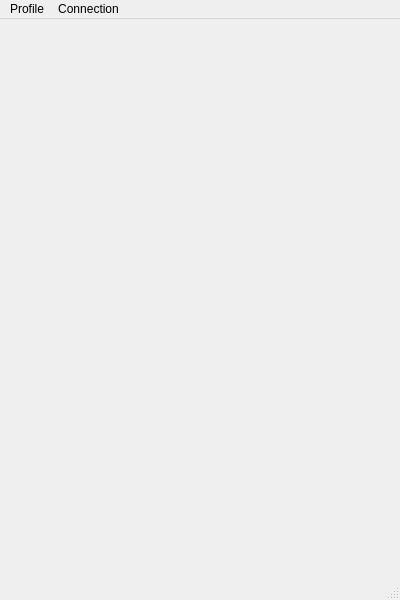
<?xml version="1.0" encoding="UTF-8"?>
<ui version="4.0">
 <class>MainWindow</class>
 <widget class="QMainWindow" name="MainWindow">
  <property name="geometry">
   <rect>
    <x>0</x>
    <y>0</y>
    <width>400</width>
    <height>600</height>
   </rect>
  </property>
  <property name="windowTitle">
   <string>MainWindow</string>
  </property>
  <widget class="QWidget" name="centralWidget"/>
  <widget class="QStatusBar" name="statusBar"/>
  <widget class="QMenuBar" name="menuBar">
   <property name="geometry">
    <rect>
     <x>0</x>
     <y>0</y>
     <width>400</width>
     <height>22</height>
    </rect>
   </property>
   <widget class="QMenu" name="menuProfile">
    <property name="title">
     <string>Profile</string>
    </property>
    <addaction name="actionProfile_Pic"/>
    <addaction name="actionFont_Color"/>
    <addaction name="actionFont_Style"/>
   </widget>
   <widget class="QMenu" name="menuConnection">
    <property name="title">
     <string>Connection</string>
    </property>
    <addaction name="actionConnect"/>
   </widget>
   <addaction name="menuProfile"/>
   <addaction name="menuConnection"/>
  </widget>
  <action name="actionProfile_Pic">
   <property name="text">
    <string>Profile Pic</string>
   </property>
  </action>
  <action name="actionConnect">
   <property name="text">
    <string>Connect</string>
   </property>
  </action>
  <action name="actionFont_Color">
   <property name="text">
    <string>Font Color</string>
   </property>
  </action>
  <action name="actionFont_Style">
   <property name="text">
    <string>Font Style</string>
   </property>
  </action>
 </widget>
 <layoutdefault spacing="6" margin="11"/>
 <resources/>
 <connections/>
</ui>
